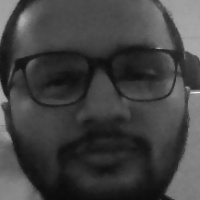
#> input picture task06/Face2_Recognition_Terraform/faces/me/13.jpg, 200 x 200 px, given in place of the camera
$ jupyter execute --allow-errors RocognizeFace_Provisioning_onAWS_using_Terraform.ipynb   (text cells are left out)
#> lines starting #> are read from the running program, lines starting #| are printed output that depends on the picture; after the words box and inside, x2 and y2 are one past the last pixel; in counts of white or black regions, pixels touching at a corner belong together
[cell 1]
import cv2
import numpy as np

[cell 2]
# Load HAAR face classifier
face_classifier = cv2.CascadeClassifier('haarcascade_frontalface_default.xml')

# Load functions
def face_extractor(img):
    # Function detects faces and returns the cropped face
    # If no face detected, it returns the input image

    gray = cv2.cvtColor(img,cv2.COLOR_BGR2GRAY)
    faces = face_classifier.detectMultiScale(gray, 1.3, 5)

    if faces is ():
        return None

    # Crop all faces found
    for (x,y,w,h) in faces:
        cropped_face = img[y:y+h, x:x+w]

    return cropped_face

# Initialize Webcam
cap = cv2.VideoCapture(0)
count = 0

# Collect 100 samples of your face from webcam input
while True:

    ret, frame = cap.read()
#> frame is the input picture: shape (200, 200, 3); min 10, max 241, mean 65.3
    if face_extractor(frame) is not None:
#> in face_extractor, `faces = face_classifier.detectMultiScale(gray, 1.3, 5)`: faces = [[11, 11, 181, 181]]
#> the loop in face_extractor, `for (x,y,w,h) in faces:` made 1 pass
#> pass 1, in face_extractor, `cropped_face = img[y:y+h, x:x+w]`:
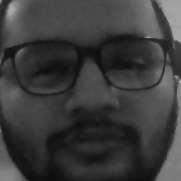
#> cropped_face: shape (181, 181, 3); min 13, max 187, mean 59.5
        count += 1
#> count = 1
        face = cv2.resize(face_extractor(frame), (200, 200))
#> the loop in face_extractor (call 2), `for (x,y,w,h) in faces:` made 1 pass
        face = cv2.cvtColor(face, cv2.COLOR_BGR2GRAY)
#> face: shape (200, 200)

        # Save file in specified directory with unique name
        file_name_path = './faces/me/' + str(count) + '.jpg'
#> file_name_path = './faces/me/1.jpg'
        cv2.imwrite(file_name_path, face)

        # Put count on images and display live count
        cv2.putText(face, str(count), (50, 50), cv2.FONT_HERSHEY_COMPLEX, 1, (0,255,0), 2)
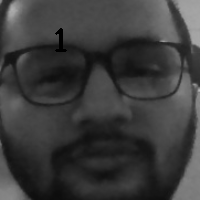
#> face: shape (200, 200); min 0, max 183, mean 59.2
        cv2.imshow('Face Cropper', face)

    else:
        print("Face not found")
        pass

    if cv2.waitKey(1) is 13 or count is 100: #13 is the Enter Key
#> (key Esc is pressed here)
        break

cap.release()
cv2.destroyAllWindows()
print("Collecting Samples Complete")

[cell 3]
import cv2
import numpy as np
from os import listdir
from os.path import isfile, join

# Get the training data we previously made
data_path = './faces/me/'
onlyfiles = [f for f in listdir(data_path) if isfile(join(data_path, f))]

# Create arrays for training data and labels
Training_Data, Labels = [], []

# Open training images in our datapath
# Create a numpy array for training data
for i, files in enumerate(onlyfiles):
    image_path = data_path + onlyfiles[i]
    images = cv2.imread(image_path, cv2.IMREAD_GRAYSCALE)
#> images: shape (200, 200); min 13, max 182, mean 59.4
    Training_Data.append(np.asarray(images, dtype=np.uint8))
    Labels.append(i)

# Create a numpy array for both training data and labels
Labels = np.asarray(Labels, dtype=np.int32)

# Initialize facial recognizer
# model = cv2.face.createLBPHFaceRecognizer()
# NOTE: For OpenCV 3.0 use cv2.face.createLBPHFaceRecognizer()
# pip install opencv-contrib-python
# model = cv2.createLBPHFaceRecognizer()

mishan_model  = cv2.face_LBPHFaceRecognizer.create()
# Let's train our model
mishan_model.train(np.asarray(Training_Data), np.asarray(Labels))
print("Model trained sucessefully")

[cell 4]
import cv2
import numpy as np

# Load HAAR face classifier
face_classifier = cv2.CascadeClassifier('haarcascade_frontalface_default.xml')

# Load functions
def face_extractor(img):
    # Function detects faces and returns the cropped face
    # If no face detected, it returns the input image


    gray = cv2.cvtColor(img,cv2.COLOR_BGR2GRAY)
    faces = face_classifier.detectMultiScale(gray, 1.3, 5)
#> faces = [[11, 11, 181, 181]]

    if faces is ():
        return None

    # Crop all faces found
    for (x,y,w,h) in faces:
        cropped_face = img[y:y+h, x:x+w]
#> this loop made 1 pass

    return cropped_face

# Initialize Webcam
cap = cv2.VideoCapture(0)
count = 0

# Collect 100 samples of your face from webcam input
while True:

    ret, frame = cap.read()
    if face_extractor(frame) is not None:
        count += 1
        face = cv2.resize(face_extractor(frame), (200, 200))
        face = cv2.cvtColor(face, cv2.COLOR_BGR2GRAY)

        # Save file in specified directory with unique name
        file_name_path = './faces/xyz/' + str(count) + '.jpg'
#> file_name_path = './faces/xyz/1.jpg'
        cv2.imwrite(file_name_path, face)

        # Put count on images and display live count
        cv2.putText(face, str(count), (50, 50), cv2.FONT_HERSHEY_COMPLEX, 1, (0,255,0), 2)
        cv2.imshow('Face Cropper', face)

    else:
        print("Face not found")
        pass

    if cv2.waitKey(1) == 13 or count == 100: #13 is the Enter Key
#> (key Esc is pressed here)
        break

cap.release()
cv2.destroyAllWindows()
print("Collecting Samples Complete")

[cell 5]
import cv2
import numpy as np
from os import listdir
from os.path import isfile, join

# Get the training data we previously made
data_path = './faces/xyz/'
#> (the rest of this cell did not finish here and is left out)

[cell 6]
import cv2
import numpy as np
import os
import time


face_classifier = cv2.CascadeClassifier('haarcascade_frontalface_default.xml')

def face_detector(img, size=0.5):

    # Convert image to grayscale
#> called with size = 0.5
    gray = cv2.cvtColor(img,cv2.COLOR_BGR2GRAY)
    faces = face_classifier.detectMultiScale(gray, 1.3, 5)
#> faces = [[11, 11, 181, 181]]
    if faces is ():
        return img, []


    for (x,y,w,h) in faces:
        cv2.rectangle(img,(x,y),(x+w,y+h),(0,255,255),2)
        roi = img[y:y+h, x:x+w]
        roi = cv2.resize(roi, (200, 200))
#> this loop made 1 pass
#> pass 1, in face_detector, `roi = img[y:y+h, x:x+w]`:
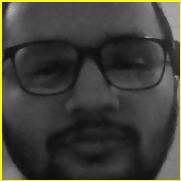
#> roi: shape (181, 181, 3); mean B, G, R 56.8, 65.2, 65.2
#> after the loop:
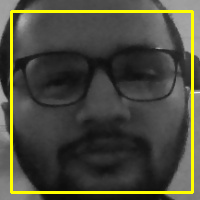
#> img: shape (200, 200, 3); 5.42% of pixels changed, all inside (x1, y1, x2, y2) = (10, 10, 194, 194)
    return img, roi


# Open Webcam
cap = cv2.VideoCapture(0)

while True:

    ret, frame = cap.read()

    image, face = face_detector(frame)

    try:
        face = cv2.cvtColor(face, cv2.COLOR_BGR2GRAY)
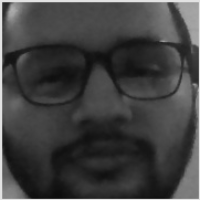
#> face: shape (200, 200); min 13, max 226, mean 64.2

        # Pass face to prediction model
        # "results" comprises of a tuple containing the label and the confidence value
        predict_bro = xyz_model.predict(face)
        predict_me = mishan_model.predict(face)

        if predict_bro[1] < 50:
            confidence1 = int( 100 * (1 - (predict_bro[1])/400) )
            display_string = str(confidence1) + '% Confident it is user XYZ'

        #cv2.putText(image, display_string, (100, 120), cv2.FONT_HERSHEY_COMPLEX, 1, (255,120,150), 2)

        elif predict_me[1] < 50:
            confidence2 = int( 100 * (1 - (predict_me[1])/400) )
            display_string = str(confidence2) + '% Confident it is Mishan'

        #cv2.putText(image, display_string, (100, 120), cv2.FONT_HERSHEY_COMPLEX, 1, (255,120,150), 2)

        else:
            cv2.putText(image, "I dont know, who are you?", (250, 450), cv2.FONT_HERSHEY_COMPLEX, 1, (0,0,255), 2)
            cv2.imshow('Face Recognition', image )
        cv2.putText(image, display_string, (100, 120), cv2.FONT_HERSHEY_COMPLEX, 1, (255,120,150), 2)


        if confidence1 > 75 and predict_bro[1] < 50:
            cv2.putText(image, "Hey Other User", (250, 450), cv2.FONT_HERSHEY_COMPLEX, 1, (0,255,0), 2)
            cv2.imshow('Face Recognition', image )


        elif confidence2 > 70 and predict_me[1] < 50:
            cv2.putText(image, "Hey Mishan", (250, 450), cv2.FONT_HERSHEY_COMPLEX, 1, (0,255,0), 2)
            cv2.imshow('Face Recognition', image )

        else:

            cv2.putText(image, "User Not Rconized", (250, 450), cv2.FONT_HERSHEY_COMPLEX, 1, (0,0,255), 2)
            cv2.imshow('Face Recognition', image )

    except:
        cv2.putText(image, "No Face Found", (220, 120) , cv2.FONT_HERSHEY_COMPLEX, 1, (0,0,255), 2)
        cv2.putText(image, "Looking for face", (250, 450), cv2.FONT_HERSHEY_COMPLEX, 1, (0,0,255), 2)
        cv2.imshow('Face Recognition', image )
        pass

    if cv2.waitKey(1) == 13: #13 is the Enter Key
#> (key Esc is pressed here)
        break


cap.release()
cv2.destroyAllWindows()

[cell 7]
import cv2
import numpy as np
import os
import time


face_classifier = cv2.CascadeClassifier('haarcascade_frontalface_default.xml')

def face_detector(img, size=0.5):

    # Convert image to grayscale
#> called with size = 0.5
    gray = cv2.cvtColor(img,cv2.COLOR_BGR2GRAY)
    faces = face_classifier.detectMultiScale(gray, 1.3, 5)
#> faces = [[11, 11, 181, 181]]
    if faces is ():
        return img, []


    for (x,y,w,h) in faces:
        cv2.rectangle(img,(x,y),(x+w,y+h),(0,255,255),2)
        roi = img[y:y+h, x:x+w]
        roi = cv2.resize(roi, (200, 200))
    return img, roi


# Open Webcam
cap = cv2.VideoCapture(0)

face1_found = False

while True:

    ret, frame = cap.read()

    image, face = face_detector(frame)

    try:
        face = cv2.cvtColor(face, cv2.COLOR_BGR2GRAY)

        # Pass face to prediction model
        # "results" comprises of a tuple containing the label and the confidence value
        predict_bro = xyz_model.predict(face)
        predict_me = mishan_model.predict(face)

        if predict_bro[1] < 50:
            confidence1 = int( 100 * (1 - (predict_bro[1])/400) )
            display_string = str(confidence1) + '% Confident it is XYZ..'

        #cv2.putText(image, display_string, (100, 120), cv2.FONT_HERSHEY_COMPLEX, 1, (255,120,150), 2)

        elif predict_me[1] < 50:
            confidence2 = int( 100 * (1 - (predict_me[1])/400) )
            display_string = str(confidence2) + '% Confident it is Mishan'

        #cv2.putText(image, display_string, (100, 120), cv2.FONT_HERSHEY_COMPLEX, 1, (255,120,150), 2)

        else:
            cv2.putText(image, "User Not Reconized", (250, 450), cv2.FONT_HERSHEY_COMPLEX, 1, (0,0,255), 2)
            cv2.imshow('Face Recognition', image )
        cv2.putText(image, display_string, (100, 120), cv2.FONT_HERSHEY_COMPLEX, 1, (255,120,150), 2)


        if confidence1 > 75 and predict_bro[1] < 50:
            cv2.putText(image, "Hey XYZ Hit enter to create", (70, 350), cv2.FONT_HERSHEY_COMPLEX, 1, (0,255,0), 2)
            cv2.putText(image, "Your Webserver on AWS", (150, 400), cv2.FONT_HERSHEY_COMPLEX, 1, (0,255,0), 2)
            cv2.imshow('Face Recognition', image )
            face1_found = True


        elif confidence2 > 70 and predict_me[1] < 50:
            cv2.putText(image, "Hey Mishan", (250, 450), cv2.FONT_HERSHEY_COMPLEX, 1, (0,255,0), 2)
            cv2.imshow('Face Recognition', image )


        else:

            cv2.putText(image, "User Not Reconized", (250, 450), cv2.FONT_HERSHEY_COMPLEX, 1, (0,0,255), 2)
            cv2.imshow('Face Recognition', image )

    except:
        cv2.putText(image, "No Face Found", (220, 120) , cv2.FONT_HERSHEY_COMPLEX, 1, (0,0,255), 2)
        cv2.putText(image, "Looking for face", (250, 450), cv2.FONT_HERSHEY_COMPLEX, 1, (0,0,255), 2)
        cv2.imshow('Face Recognition', image )
        pass

    if cv2.waitKey(1) == 13: #13 is the Enter Key
#> (key Esc is pressed here)
        break


cap.release()
cv2.destroyAllWindows()

if face1_found == True:
    print("Hi XYZ, we got you")
    print("Creating your webserver Architecture on AWS")
    print("Terraform getting ready with its softwares...")
    os.system("terraform init")
    print("Terraform running...")
    os.system("terraform apply --auto-approve")
    print("Your AWS infrastructure has been created.")
